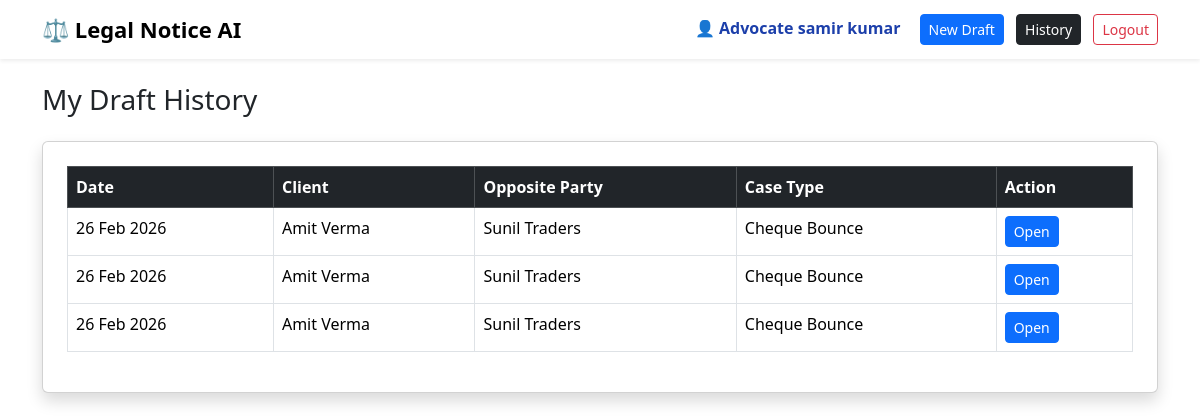
/history/ (signed in), run on the app's committed database.
### legal_ai/models.py (models this page shows, shortened)
class AdvocateProfile(models.Model):
    user = models.OneToOneField(User, on_delete=models.CASCADE)
    name = models.CharField(max_length=150)
    address = models.TextField()
    phone = models.CharField(max_length=20)
    email = models.EmailField()

class Notice(models.Model):
    advocate = models.ForeignKey(AdvocateProfile, on_delete=models.CASCADE, null=True)
    client_name = models.CharField(max_length=200)
    opposite_party = models.CharField(max_length=200)
    opposite_address = models.TextField()
    case_type = models.CharField(max_length=100)
    notice_text = models.TextField()
    created_at = models.DateTimeField(auto_now_add=True)

### legal_ai/views.py (the view)
# urls.py: path('history/', views.notice_history, name='notice_history'),
@login_required
def notice_history(request):
    profile = AdvocateProfile.objects.get(user=request.user)
    notices = Notice.objects.filter(advocate=profile).order_by('-created_at')
    return render(request, "history.html", {"notices": notices})

### templates/history.html
{% extends 'base.html' %}
{% block content %}
<h3 class="mb-4">My Draft History</h3>
<div class="card shadow p-4">
<table class="table table-bordered">
<thead class="table-dark">
<tr>
<th>Date</th>
<th>Client</th>
<th>Opposite Party</th>
<th>Case Type</th>
<th>Action</th>
</tr>
</thead>
<tbody>
{% for n in notices %}
<tr>
<td>{{ n.created_at|date:"d M Y" }}</td>
<td>{{ n.client_name }}</td>
<td>{{ n.opposite_party }}</td>
<td>{{ n.case_type }}</td>
<td>
<a href="/view/{{ n.id }}/" class="btn btn-sm btn-primary">Open</a>
</td>
</tr>
{% empty %}
<tr>
<td colspan="5" class="text-center">No drafts yet</td>
</tr>
{% endfor %}
</tbody>
</table>
</div>
{% endblock %}

### templates/base.html (shortened to what this page needs)
<!DOCTYPE html>
<html lang="en">
<head>
<link href="https://cdn.jsdelivr.net/npm/bootstrap@5.3.3/dist/css/bootstrap.min.css" rel="stylesheet">
</head>
<body>
<nav class="navbar navbar-expand-lg navbar-light bg-white shadow-sm">
<div class="container">
<a class="navbar-brand" href="/">⚖ Legal Notice AI</a>
<div class="ms-auto">
{% if user.is_authenticated %}
<span class="user-name">
👤 Advocate {{ request.user.advocateprofile.name }}
</span>
<a href="/generate/" class="btn btn-primary btn-sm me-2">New Draft</a>
<a href="/history/" class="btn btn-dark btn-sm me-2">History</a>
<form action="/logout/" method="post" style="display:inline;">
    <button class="btn btn-outline-danger btn-sm">Logout</button>
</form>
{% else %}
<a href="/login/" class="btn btn-outline-primary btn-sm me-2">Login</a> <a href="/signup/" class="btn btn-primary btn-sm">Signup</a>
{% endif %}
</div>
</div>
</nav>
<div class="container mt-4">
{% block content %}
{% endblock %}
</div>
</body>
</html>

### templates/base.html (style rules this page uses)
.navbar-brand { font-weight:700; font-size:22px; }
.user-name { font-weight:600; margin-right:15px; color:#1c3faa; }

### data on the page
Notice: created_at "26 Feb 2026", client_name "Amit Verma", opposite_party "Sunil Traders", case_type "Cheque Bounce"
Notice: created_at "26 Feb 2026", client_name "Amit Verma", opposite_party "Sunil Traders", case_type "Cheque Bounce"
Notice: created_at "26 Feb 2026", client_name "Amit Verma", opposite_party "Sunil Traders", case_type "Cheque Bounce"

### other printed values
{{ request.user.advocateprofile.name }} "samir kumar"
